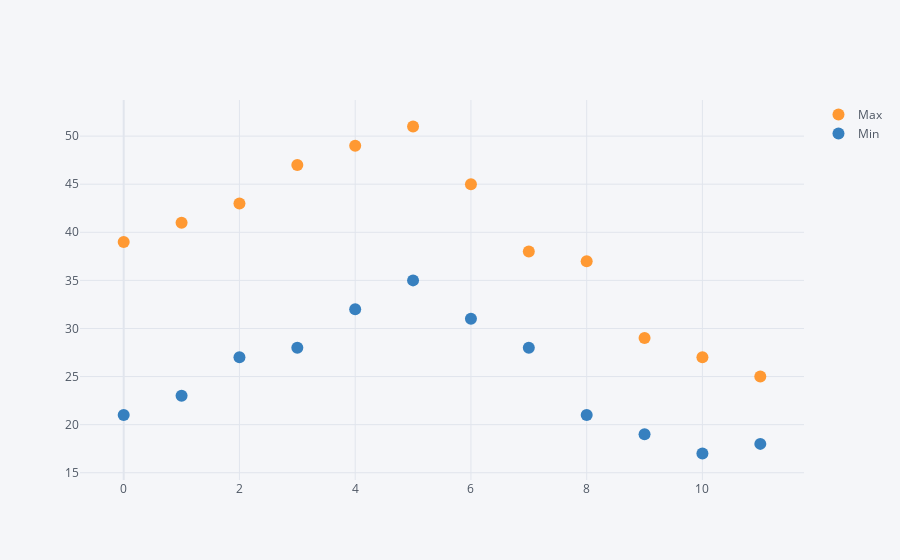

Notebook source saved alongside this figure:
### Code cell
temp_data.iplot( mode = 'markers' )

### Figure 1 — Plotly figure (JSON) as saved in the notebook; plotly's stock layout.template omitted (floating-point values rounded to 4 significant figures)
{"data": [{"line": {"color": "rgba(255, 153, 51, 1.0)", "dash": "solid", "shape": "linear", "width": 1.3}, "marker": {"size": 12, "symbol": "circle"}, "mode": "markers", "name": "Max", "text": "", "type": "scatter", "x": [0, 1, 2, 3, 4, 5, 6, 7, 8, 9, 10, 11], "y": [39, 41, 43, 47, 49, 51, 45, 38, 37, 29, 27, 25]}, {"line": {"color": "rgba(55, 128, 191, 1.0)", "dash": "solid", "shape": "linear", "width": 1.3}, "marker": {"size": 12, "symbol": "circle"}, "mode": "markers", "name": "Min", "text": "", "type": "scatter", "x": [0, 1, 2, 3, 4, 5, 6, 7, 8, 9, 10, 11], "y": [21, 23, 27, 28, 32, 35, 31, 28, 21, 19, 17, 18]}], "layout": {"legend": {"bgcolor": "#F5F6F9", "font": {"color": "#4D5663"}}, "paper_bgcolor": "#F5F6F9", "plot_bgcolor": "#F5F6F9", "title": {"font": {"color": "#4D5663"}}, "xaxis": {"gridcolor": "#E1E5ED", "showgrid": true, "tickfont": {"color": "#4D5663"}, "title": {"font": {"color": "#4D5663"}, "text": ""}, "zerolinecolor": "#E1E5ED"}, "yaxis": {"gridcolor": "#E1E5ED", "showgrid": true, "tickfont": {"color": "#4D5663"}, "title": {"font": {"color": "#4D5663"}, "text": ""}, "zerolinecolor": "#E1E5ED"}}}
